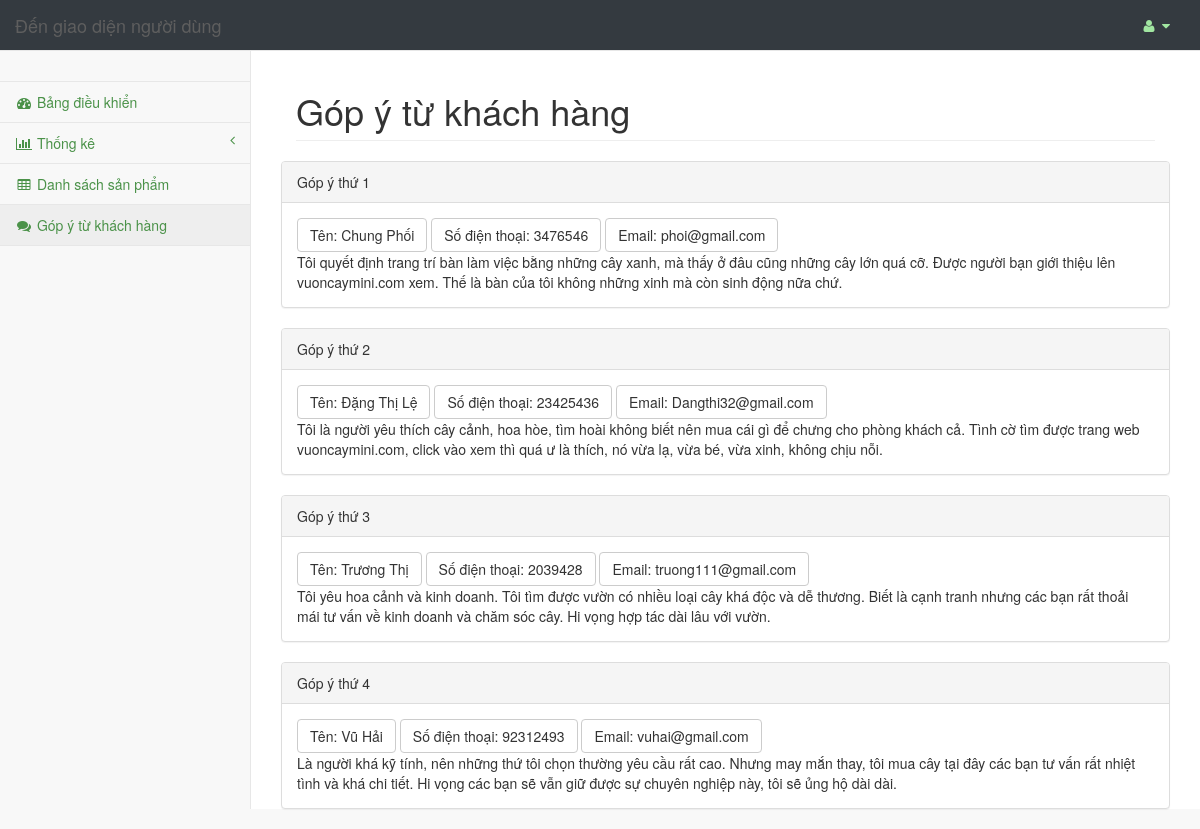
Screenshot of /admin/pages/Gopy.php with the database file from the repository.
### tables this page shows
CREATE TABLE `feedback` (
  `id` int(11) NOT NULL,
  `name` varchar(100) DEFAULT NULL,
  `phone` int(11) DEFAULT NULL,
  `email` varchar(100) DEFAULT NULL,
  `content` text
);

### php/connectDB.php (called while the page is built, shortened)
<?php
class DataAccessHelper {
	public function executeQuery($sql){
		$result = $GLOBALS['conn']->query($sql);
		return $result;
	}
}
?>

### admin/pages/Gopy.php (the view, shortened to what this page needs)
<!DOCTYPE html>
<html lang="en">
<head>
    <link href="../vendor/bootstrap/css/bootstrap.min.css" rel="stylesheet">
    <link href="../vendor/metisMenu/metisMenu.min.css" rel="stylesheet">
    <link href="../dist/css/sb-admin-2.css" rel="stylesheet">
    <link href="../vendor/font-awesome/css/font-awesome.min.css" rel="stylesheet" type="text/css">
<link href="../css/customerad.css" rel="stylesheet" type="text/css">
</head>
<body>
    <div id="wrapper">
        <nav class="navbar navbar-default navbar-static-top bg-dark" role="navigation" style="
    margin-bottom: 0px">
    <div class="navbar-header." >
       <a class="navbar-brand" href="../../index.php">Đến giao diện người dùng</a>
   </div>
   <ul class="nav navbar-top-links navbar-right ">
      <li class="dropdown">
        <a class="dropdown-toggle fn-bran-light" data-toggle="dropdown" href="#">
            <i class="fa fa-user fa-fw"></i> <i class="fa fa-caret-down"></i>
        </a>
    </li>
</ul>
<div class="navbar-default sidebar" role="navigation" >
    <div class="sidebar-nav navbar-collapse" >
        <ul class="nav" id="side-menu">
            <li class="sidebar-search">
            </li>
            <li>
                <a href="index.php"><i class="fa fa-dashboard fa-fw"></i> Bảng điều khiển</a>
            </li>
            <li>
                <a href="#"><i class="fa fa-bar-chart-o fa-fw"></i> Thống kê<span class="fa arrow"></span></a>
            </li>
            <li>
                <a href="viewproduct.php"><i class="fa fa-table fa-fw"></i> Danh sách sản phẩm</a>
            </li>
            <li>
                <a href="Gopy.php"><i class="fa fa-comments fa-fw"></i> Góp ý từ khách hàng</a>
            </li>
        </ul>
    </div>
</div>
</nav>
        <div id="page-wrapper">
            <div class="container-fluid">
                <div class="row">
                    <div class="col-lg-12">
                        <h1 class="page-header">Góp ý từ khách hàng</h1>
                    </div>
                </div>
            </div>
            <?php
            include "../../php/connectDB.php";
$db=new DataAccessHelper;
$db->connect();
$query =$db->executeQuery ("SELECT `id`, `name`, `phone`, `email`, `content` FROM `feedback` ORDER BY `feedback`.`id` DESC LIMIT 0,10 ");
$i=1;
while ( $row=mysqli_fetch_assoc($query)) {
    ?>
     <div class="panel panel-default">
                        <div class="panel-heading">
                            <?php echo "Góp ý thứ ".$i;$i++;?>
                        </div>
                        <div class="panel-body">
                             <button type="button" class="btn btn-default" data-toggle="tooltip" data-placement="left" title="Tooltip on left">Tên: <?php echo $row["name"]?> </button>
                              <button type="button" class="btn btn-default" data-toggle="tooltip" data-placement="left" title="Tooltip on left">Số điện thoại: <?php echo $row["phone"]?></button>
                               <button type="button" class="btn btn-default" data-toggle="tooltip" data-placement="left" title="Tooltip on left">Email: <?php echo $row["email"]?></button>
                               <div>
                               <?php echo $row["content"]?>
                               </div>
                        </div>
                    </div>
    <?php
}
            ?>
        </div>
    </div>
</body>
</html>

### admin/css/customerad.css (style rules this page uses)
.bg-dark { background-color: #343a40!important; }
.fn-bran-light { color:#a1e6a1 !important; }

### admin/pages/Gopy.php (style rules this page uses)
a { color:#4b9249; }

### rows the page displays
feedback: name "Chung Phối", phone "3476546", email "phoi@gmail.com", content "Tôi quyết định trang trí bàn làm việc bằng những cây xanh, mà thấy ở đâu cũng những cây lớn quá cỡ. Được người bạn giới thiệu lên vuoncaymini.com xem. Thế là bàn của tôi không những xinh mà còn sinh động nữa chứ."
feedback: name "Đặng Thị Lệ", phone "23425436", email "Dangthi32@gmail.com", content "Tôi là người yêu thích cây cảnh, hoa hòe, tìm hoài không biết nên mua cái gì để chưng cho phòng khách cả. Tình cờ tìm được trang web vuoncaymini.com, click vào xem thì quá ư là thích, nó vừa lạ, vừa bé, vừa xinh, không chịu nỗi."
feedback: name "Trương Thị", phone "2039428", email "truong111@gmail.com", content "Tôi yêu hoa cảnh và kinh doanh. Tôi tìm được vườn có nhiều loại cây khá độc và dễ thương. Biết là cạnh tranh nhưng các bạn rất thoải mái tư vấn về kinh doanh và chăm sóc cây. Hi vọng hợp tác dài lâu với vườn."
feedback: name "Vũ Hải", phone "92312493", email "vuhai@gmail.com", content "Là người khá kỹ tính, nên những thứ tôi chọn thường yêu cầu rất cao. Nhưng may mắn thay, tôi mua cây tại đây các bạn tư vấn rất nhiệt tình và khá chi tiết. Hi vọng các bạn sẽ vẫn giữ được sự chuyên nghiệp này, tôi sẽ ủng hộ dài dài."
